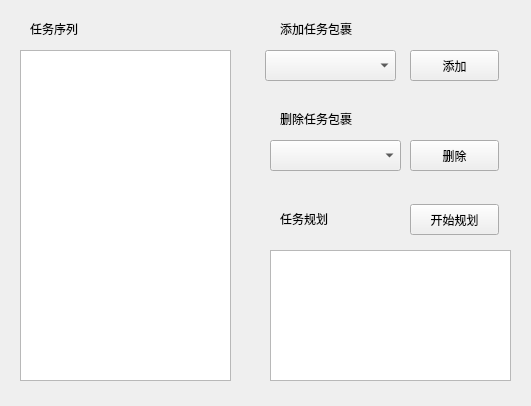
<?xml version="1.0" encoding="UTF-8"?>
<ui version="4.0">
 <class>TaskSetWidget</class>
 <widget class="QWidget" name="TaskSetWidget">
  <property name="geometry">
   <rect>
    <x>0</x>
    <y>0</y>
    <width>531</width>
    <height>406</height>
   </rect>
  </property>
  <property name="windowTitle">
   <string>Form</string>
  </property>
  <widget class="QTextBrowser" name="textBrowser_taskSeq">
   <property name="geometry">
    <rect>
     <x>20</x>
     <y>50</y>
     <width>211</width>
     <height>331</height>
    </rect>
   </property>
  </widget>
  <widget class="QTextBrowser" name="textBrowser_planRes">
   <property name="geometry">
    <rect>
     <x>270</x>
     <y>250</y>
     <width>241</width>
     <height>131</height>
    </rect>
   </property>
  </widget>
  <widget class="QLabel" name="label">
   <property name="geometry">
    <rect>
     <x>30</x>
     <y>20</y>
     <width>67</width>
     <height>17</height>
    </rect>
   </property>
   <property name="text">
    <string>任务序列</string>
   </property>
  </widget>
  <widget class="QLabel" name="label_2">
   <property name="geometry">
    <rect>
     <x>280</x>
     <y>20</y>
     <width>141</width>
     <height>17</height>
    </rect>
   </property>
   <property name="text">
    <string>添加任务包裹</string>
   </property>
  </widget>
  <widget class="QLabel" name="label_3">
   <property name="geometry">
    <rect>
     <x>280</x>
     <y>110</y>
     <width>161</width>
     <height>17</height>
    </rect>
   </property>
   <property name="text">
    <string>删除任务包裹</string>
   </property>
  </widget>
  <widget class="QLabel" name="label_4">
   <property name="geometry">
    <rect>
     <x>280</x>
     <y>210</y>
     <width>67</width>
     <height>17</height>
    </rect>
   </property>
   <property name="text">
    <string>任务规划</string>
   </property>
  </widget>
  <widget class="QPushButton" name="pushButton_addTask">
   <property name="geometry">
    <rect>
     <x>410</x>
     <y>50</y>
     <width>89</width>
     <height>31</height>
    </rect>
   </property>
   <property name="text">
    <string>添加</string>
   </property>
  </widget>
  <widget class="QPushButton" name="pushButton_deleTask">
   <property name="geometry">
    <rect>
     <x>410</x>
     <y>140</y>
     <width>89</width>
     <height>31</height>
    </rect>
   </property>
   <property name="text">
    <string>删除</string>
   </property>
  </widget>
  <widget class="QPushButton" name="pushButton_startPlan">
   <property name="geometry">
    <rect>
     <x>410</x>
     <y>204</y>
     <width>89</width>
     <height>31</height>
    </rect>
   </property>
   <property name="text">
    <string>开始规划</string>
   </property>
  </widget>
  <widget class="QComboBox" name="comboBox_addTask">
   <property name="geometry">
    <rect>
     <x>265</x>
     <y>50</y>
     <width>131</width>
     <height>31</height>
    </rect>
   </property>
  </widget>
  <widget class="QComboBox" name="comboBox_deleTask">
   <property name="geometry">
    <rect>
     <x>270</x>
     <y>140</y>
     <width>131</width>
     <height>31</height>
    </rect>
   </property>
  </widget>
 </widget>
 <resources/>
 <connections/>
</ui>
